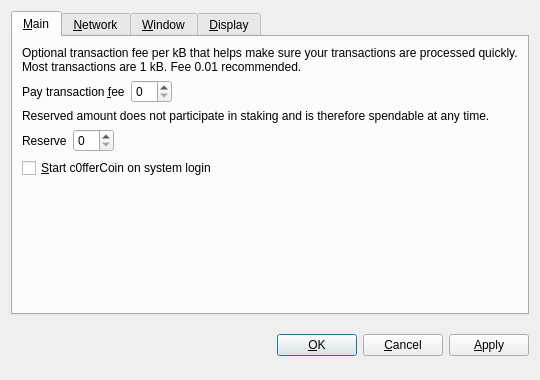
<?xml version="1.0" encoding="UTF-8"?>
<ui version="4.0">
 <class>OptionsDialog</class>
 <widget class="QDialog" name="OptionsDialog">
  <property name="geometry">
   <rect>
    <x>0</x>
    <y>0</y>
    <width>540</width>
    <height>380</height>
   </rect>
  </property>
  <property name="windowTitle">
   <string>Options</string>
  </property>
  <property name="modal">
   <bool>true</bool>
  </property>
  <layout class="QVBoxLayout" name="verticalLayout">
   <item>
    <widget class="QTabWidget" name="tabWidget">
     <property name="tabPosition">
      <enum>QTabWidget::North</enum>
     </property>
     <property name="currentIndex">
      <number>0</number>
     </property>
     <widget class="QWidget" name="tabMain">
      <attribute name="title">
       <string>&amp;Main</string>
      </attribute>
      <layout class="QVBoxLayout" name="verticalLayout_Main">
       <item>
        <widget class="QLabel" name="transactionFeeInfoLabel">
         <property name="text">
          <string>Optional transaction fee per kB that helps make sure your transactions are processed quickly. Most transactions are 1 kB. Fee 0.01 recommended.</string>
         </property>
         <property name="textFormat">
          <enum>Qt::PlainText</enum>
         </property>
         <property name="wordWrap">
          <bool>true</bool>
         </property>
        </widget>
       </item>
       <item>
        <layout class="QHBoxLayout" name="horizontalLayoutFee">
         <item>
          <widget class="QLabel" name="transactionFeeLabel">
           <property name="text">
            <string>Pay transaction &amp;fee</string>
           </property>
           <property name="textFormat">
            <enum>Qt::PlainText</enum>
           </property>
           <property name="buddy">
            <cstring>transactionFee</cstring>
           </property>
          </widget>
         </item>
         <item>
          <widget class="BitcoinAmountField" name="transactionFee"/>
         </item>
         <item>
          <spacer name="horizontalSpacerFee">
           <property name="orientation">
            <enum>Qt::Horizontal</enum>
           </property>
           <property name="sizeHint" stdset="0">
            <size>
             <width>40</width>
             <height>20</height>
            </size>
           </property>
          </spacer>
         </item>
        </layout>
       </item>
       <item>
        <widget class="QLabel" name="reserveBalanceInfoLabel">
         <property name="text">
          <string>Reserved amount does not participate in staking and is therefore spendable at any time.</string>
         </property>
         <property name="textFormat">
          <enum>Qt::PlainText</enum>
         </property>
         <property name="wordWrap">
          <bool>true</bool>
         </property>
        </widget>
       </item>
       <item>
        <layout class="QHBoxLayout" name="horizontalLayoutReserveBalance">
         <item>
          <widget class="QLabel" name="reserveBalanceLabel">
           <property name="text">
            <string>Reserve</string>
           </property>
           <property name="textFormat">
            <enum>Qt::PlainText</enum>
           </property>
           <property name="buddy">
            <cstring>reserveBalance</cstring>
           </property>
          </widget>
         </item>
         <item>
          <widget class="BitcoinAmountField" name="reserveBalance"/>
         </item>
         <item>
          <spacer name="horizontalSpacerReserveBalance">
           <property name="orientation">
            <enum>Qt::Horizontal</enum>
           </property>
           <property name="sizeHint" stdset="0">
            <size>
             <width>40</width>
             <height>20</height>
            </size>
           </property>
          </spacer>
         </item>
        </layout>
       </item>
       <item>
        <widget class="QCheckBox" name="bitcoinAtStartup">
         <property name="toolTip">
          <string>Automatically start c0fferCoin after logging in to the system.</string>
         </property>
         <property name="text">
          <string>&amp;Start c0fferCoin on system login</string>
         </property>
        </widget>
       </item>
       <item>
        <spacer name="verticalSpacer_Main">
         <property name="orientation">
          <enum>Qt::Vertical</enum>
         </property>
         <property name="sizeHint" stdset="0">
          <size>
           <width>20</width>
           <height>40</height>
          </size>
         </property>
        </spacer>
       </item>
      </layout>
     </widget>
     <widget class="QWidget" name="tabNetwork">
      <attribute name="title">
       <string>&amp;Network</string>
      </attribute>
      <layout class="QVBoxLayout" name="verticalLayout_Network">
       <item>
        <widget class="QCheckBox" name="mapPortUpnp">
         <property name="toolTip">
          <string>Automatically open the c0fferCoin client port on the router. This only works when your router supports UPnP and it is enabled.</string>
         </property>
         <property name="text">
          <string>Map port using &amp;UPnP</string>
         </property>
        </widget>
       </item>
       <item>
        <widget class="QCheckBox" name="connectSocks">
         <property name="toolTip">
          <string>Connect to the c0fferCoin network through a SOCKS5 proxy (e.g. when connecting through Tor).</string>
         </property>
         <property name="text">
          <string>&amp;Connect through SOCKS5 proxy:</string>
         </property>
        </widget>
       </item>
       <item>
        <layout class="QHBoxLayout" name="horizontalLayout_Network">
         <item>
          <widget class="QLabel" name="proxyIpLabel">
           <property name="text">
            <string>Proxy &amp;IP:</string>
           </property>
           <property name="textFormat">
            <enum>Qt::PlainText</enum>
           </property>
           <property name="buddy">
            <cstring>proxyIp</cstring>
           </property>
          </widget>
         </item>
         <item>
          <widget class="QValidatedLineEdit" name="proxyIp">
           <property name="maximumSize">
            <size>
             <width>140</width>
             <height>16777215</height>
            </size>
           </property>
           <property name="toolTip">
            <string>IP address of the proxy (e.g. 127.0.0.1)</string>
           </property>
          </widget>
         </item>
         <item>
          <widget class="QLabel" name="proxyPortLabel">
           <property name="text">
            <string>&amp;Port:</string>
           </property>
           <property name="textFormat">
            <enum>Qt::PlainText</enum>
           </property>
           <property name="buddy">
            <cstring>proxyPort</cstring>
           </property>
          </widget>
         </item>
         <item>
          <widget class="QLineEdit" name="proxyPort">
           <property name="maximumSize">
            <size>
             <width>55</width>
             <height>16777215</height>
            </size>
           </property>
           <property name="toolTip">
            <string>Port of the proxy (e.g. 9050)</string>
           </property>
          </widget>
         </item>
         <item>
          <spacer name="horizontalSpacer_Network">
           <property name="orientation">
            <enum>Qt::Horizontal</enum>
           </property>
           <property name="sizeHint" stdset="0">
            <size>
             <width>40</width>
             <height>20</height>
            </size>
           </property>
          </spacer>
         </item>
        </layout>
       </item>
       <item>
        <spacer name="verticalSpacer_Network">
         <property name="orientation">
          <enum>Qt::Vertical</enum>
         </property>
         <property name="sizeHint" stdset="0">
          <size>
           <width>20</width>
           <height>40</height>
          </size>
         </property>
        </spacer>
       </item>
      </layout>
     </widget>
     <widget class="QWidget" name="tabWindow">
      <attribute name="title">
       <string>&amp;Window</string>
      </attribute>
      <layout class="QVBoxLayout" name="verticalLayout_Window">
       <item>
        <widget class="QCheckBox" name="minimizeToTray">
         <property name="toolTip">
          <string>Show only a tray icon after minimizing the window.</string>
         </property>
         <property name="text">
          <string>&amp;Minimize to the tray instead of the taskbar</string>
         </property>
        </widget>
       </item>
       <item>
        <widget class="QCheckBox" name="minimizeOnClose">
         <property name="toolTip">
          <string>Minimize instead of exit the application when the window is closed. When this option is enabled, the application will be closed only after selecting Quit in the menu.</string>
         </property>
         <property name="text">
          <string>M&amp;inimize on close</string>
         </property>
        </widget>
       </item>
       <item>
        <spacer name="verticalSpacer_Window">
         <property name="orientation">
          <enum>Qt::Vertical</enum>
         </property>
         <property name="sizeHint" stdset="0">
          <size>
           <width>20</width>
           <height>40</height>
          </size>
         </property>
        </spacer>
       </item>
      </layout>
     </widget>
     <widget class="QWidget" name="tabDisplay">
      <attribute name="title">
       <string>&amp;Display</string>
      </attribute>
      <layout class="QVBoxLayout" name="verticalLayout_Display">
       <item>
        <layout class="QHBoxLayout" name="horizontalLayout_1_Display">
         <item>
          <widget class="QLabel" name="langLabel">
           <property name="text">
            <string>User Interface &amp;language:</string>
           </property>
           <property name="textFormat">
            <enum>Qt::PlainText</enum>
           </property>
           <property name="buddy">
            <cstring>lang</cstring>
           </property>
          </widget>
         </item>
         <item>
          <widget class="QValueComboBox" name="lang">
           <property name="toolTip">
            <string>The user interface language can be set here. This setting will take effect after restarting c0fferCoin.</string>
           </property>
          </widget>
         </item>
        </layout>
       </item>
       <item>
        <layout class="QHBoxLayout" name="horizontalLayout_2_Display">
         <item>
          <widget class="QLabel" name="unitLabel">
           <property name="text">
            <string>&amp;Unit to show amounts in:</string>
           </property>
           <property name="textFormat">
            <enum>Qt::PlainText</enum>
           </property>
           <property name="buddy">
            <cstring>unit</cstring>
           </property>
          </widget>
         </item>
         <item>
          <widget class="QValueComboBox" name="unit">
           <property name="toolTip">
            <string>Choose the default subdivision unit to show in the interface and when sending coins.</string>
           </property>
          </widget>
         </item>
        </layout>
       </item>
       <item>
        <widget class="QCheckBox" name="coinControlFeatures">
         <property name="toolTip">
          <string>Whether to show coin control features or not.</string>
         </property>
         <property name="text">
          <string>Display coin &amp;control features (experts only!)</string>
         </property>
        </widget>
       </item>
       <item>
        <widget class="QCheckBox" name="minimizeCoinAge">
         <property name="toolTip">
          <string>Whether to select the coin outputs randomly or with minimal coin age.</string>
         </property>
         <property name="text">
          <string>Minimize weight consumption (experimental)</string>
         </property>
        </widget>
       </item>
       <item>
        <widget class="QCheckBox" name="useBlackTheme">
         <property name="text">
          <string>Use black visual theme (requires restart)</string>
         </property>
        </widget>
       </item>
       <item>
        <spacer name="verticalSpacer_Display">
         <property name="orientation">
          <enum>Qt::Vertical</enum>
         </property>
         <property name="sizeHint" stdset="0">
          <size>
           <width>20</width>
           <height>40</height>
          </size>
         </property>
        </spacer>
       </item>
      </layout>
     </widget>
    </widget>
   </item>
   <item>
    <layout class="QHBoxLayout" name="horizontalLayout_Buttons">
     <item>
      <spacer name="horizontalSpacer_1">
       <property name="orientation">
        <enum>Qt::Horizontal</enum>
       </property>
       <property name="sizeHint" stdset="0">
        <size>
         <width>40</width>
         <height>48</height>
        </size>
       </property>
      </spacer>
     </item>
     <item>
      <widget class="QLabel" name="statusLabel">
       <property name="font">
        <font>
         <weight>75</weight>
         <bold>true</bold>
        </font>
       </property>
       <property name="text">
        <string/>
       </property>
       <property name="textFormat">
        <enum>Qt::PlainText</enum>
       </property>
       <property name="wordWrap">
        <bool>true</bool>
       </property>
      </widget>
     </item>
     <item>
      <spacer name="horizontalSpacer_2">
       <property name="orientation">
        <enum>Qt::Horizontal</enum>
       </property>
       <property name="sizeHint" stdset="0">
        <size>
         <width>40</width>
         <height>48</height>
        </size>
       </property>
      </spacer>
     </item>
     <item>
      <widget class="QPushButton" name="okButton">
       <property name="text">
        <string>&amp;OK</string>
       </property>
      </widget>
     </item>
     <item>
      <widget class="QPushButton" name="cancelButton">
       <property name="text">
        <string>&amp;Cancel</string>
       </property>
       <property name="autoDefault">
        <bool>false</bool>
       </property>
      </widget>
     </item>
     <item>
      <widget class="QPushButton" name="applyButton">
       <property name="text">
        <string>&amp;Apply</string>
       </property>
       <property name="autoDefault">
        <bool>false</bool>
       </property>
      </widget>
     </item>
    </layout>
   </item>
  </layout>
 </widget>
 <customwidgets>
  <customwidget>
   <class>BitcoinAmountField</class>
   <extends>QSpinBox</extends>
   <header>bitcoinamountfield.h</header>
  </customwidget>
  <customwidget>
   <class>QValueComboBox</class>
   <extends>QComboBox</extends>
   <header>qvaluecombobox.h</header>
  </customwidget>
  <customwidget>
   <class>QValidatedLineEdit</class>
   <extends>QLineEdit</extends>
   <header>qvalidatedlineedit.h</header>
  </customwidget>
 </customwidgets>
 <resources/>
 <connections/>
</ui>
